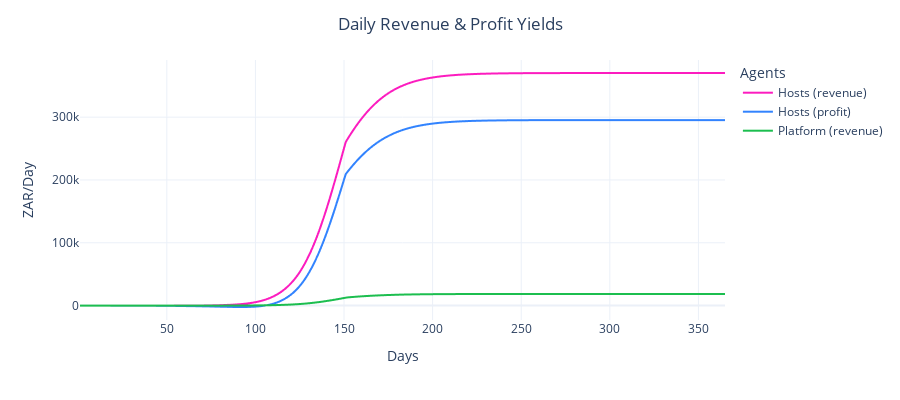

Notebook code for this chart:
### Markdown cell above
# Anaysis: Yields

Host and platform yeilds

### Code cell
fig = px.line(
    df_1,
    x='timestep',
    y=['hosts_daily_revenue', 'hosts_daily_profit', 'platform_daily_revenue'],
    height=400
)

fig.update_layout(
    title="Daily Revenue & Profit Yields",
    xaxis_title="Days",
    yaxis_title="ZAR/Day",
    legend_title="Agents"
)

newnames = {'hosts_daily_revenue':'Hosts (revenue)', 'hosts_daily_profit': 'Hosts (profit)', 'platform_daily_revenue': 'Platform (revenue)'}
fig.for_each_trace(lambda t: t.update(name = newnames[t.name],
                                      legendgroup = newnames[t.name],
                                      hovertemplate = t.hovertemplate.replace(t.name, newnames[t.name])
                                     )
                  )
        
fig.show()

### Figure 1 — Plotly figure (JSON) as saved in the notebook; plotly's stock layout.template omitted (floating-point values rounded to 4 significant figures; data arrays with more than 128 entries replaced by an {"elided": "..."} marker saying what was removed)
{"data": [{"hovertemplate": "variable=Hosts (revenue)<br>timestep=%{x}<br>value=%{y}<extra></extra>", "legendgroup": "Hosts (revenue)", "line": {"color": "#FC1CBF", "dash": "solid"}, "mode": "lines", "name": "Hosts (revenue)", "showlegend": true, "type": "scattergl", "x": {"elided": "365 int values"}, "xaxis": "x", "y": {"elided": "365 int values"}, "yaxis": "y"}, {"hovertemplate": "variable=Hosts (profit)<br>timestep=%{x}<br>value=%{y}<extra></extra>", "legendgroup": "Hosts (profit)", "line": {"color": "#3283FE", "dash": "solid"}, "mode": "lines", "name": "Hosts (profit)", "showlegend": true, "type": "scattergl", "x": {"elided": "365 int values"}, "xaxis": "x", "y": {"elided": "365 int values"}, "yaxis": "y"}, {"hovertemplate": "variable=Platform (revenue)<br>timestep=%{x}<br>value=%{y}<extra></extra>", "legendgroup": "Platform (revenue)", "line": {"color": "#1CBE4F", "dash": "solid"}, "mode": "lines", "name": "Platform (revenue)", "showlegend": true, "type": "scattergl", "x": {"elided": "365 int values"}, "xaxis": "x", "y": {"elided": "365 int values"}, "yaxis": "y"}], "layout": {"height": 400, "legend": {"title": {"text": "Agents"}, "tracegroupgap": 0}, "margin": {"t": 60}, "title": {"text": "Daily Revenue & Profit Yields"}, "xaxis": {"anchor": "y", "domain": [0, 1], "title": {"text": "Days"}}, "yaxis": {"anchor": "x", "domain": [0, 1], "title": {"text": "ZAR/Day"}}}}
